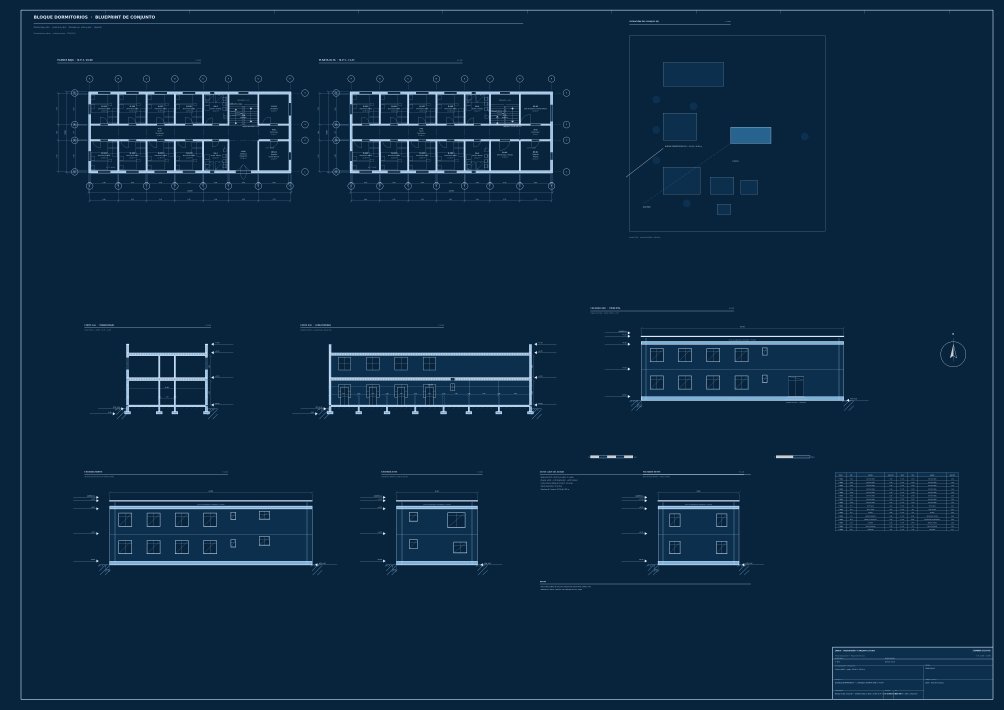
#> input picture planos/entrega/BLU-00_blueprint_completo_A0.png, 7022 x 4967 px (shown at 1/7 size)
$ python indice.py
#> lines starting #> are read from the running program, lines starting #| are printed output that depends on the picture
# -*- coding: utf-8 -*-
"""indice.py — Índice visual de láminas (contact sheet) para revisión rápida."""
import os
from PIL import Image, ImageDraw, ImageFont

FONT_R = '/usr/share/fonts/truetype/dejavu/DejaVuSans.ttf'
FONT_B = '/usr/share/fonts/truetype/dejavu/DejaVuSans-Bold.ttf'

LAMINAS = [
    ('BLU-00_blueprint_completo_A0.png',
     'BLU-00  BLUEPRINT DE CONJUNTO (A0) — PLANTAS, CORTES, ALZADOS Y SITUACIÓN'),
    ('A-01_planta_baja.png', 'A-01  PLANTA BAJA  ·  E 1:50'),
    ('A-02_planta_alta.png', 'A-02  PLANTA ALTA  ·  E 1:50'),
    ('A-03_cortes_detalles.png', 'A-03  CORTES A-A / B-B + DETAILS  ·  E 1:50'),
    ('A-04_fachadas.png', 'A-04  FACHADAS  ·  E 1:50'),
    ('A-05_azotea_situacion.png', 'A-05  AZOTEA Y SITUACIÓN  ·  E 1:75 / 1:280'),
    ('A-06_cortes_fachadas_situacion.png',
     'A-06  CORTES Y FACHADAS (BAJA Y ALTA) + SITUACIÓN  ·  E 1:100'),
    ('S-01_situacion_bloque.png', 'S-01  SITUACIÓN DEL BLOQUE  ·  E 1:200'),
    ('BLU-01_blueprint.png', 'BLU-01  BLUEPRINT — PLANTAS, CORTE Y FACHADA'),
    ('BLU-02_blueprint_cortes_fachadas.png',
     'BLU-02  BLUEPRINT — CORTES Y FACHADAS + SITUACIÓN'),
]


def main(entregadir, salida, cols=3, ancho=760):
#> called with entregadir = 'planos/entrega', salida = 'planos/entrega/INDICE_laminas.png', cols = 3, ancho = 760
    filas = (len(LAMINAS) + cols - 1) // cols
    muestra = Image.open(os.path.join(entregadir, LAMINAS[0][0]))
#> muestra is the input picture: PIL image 7022x4967 RGB; mean R, G, B 13.6, 42.1, 67.5
    ratio = muestra.height / muestra.width
#> ratio = 0.707
    alto = int(ancho * ratio)
#> alto = 537
    cab = 74
    pie = 30
    W = cols * (ancho + 14) + 14
    H = cab + filas * (alto + pie + 14) + 14
#> H = 2412
    img = Image.new('RGB', (W, H), '#f4f6f8')
    d = ImageDraw.Draw(img)
    ft = ImageFont.truetype(FONT_B, 30)
    fs = ImageFont.truetype(FONT_R, 17)
    fb = ImageFont.truetype(FONT_B, 18)
    d.rectangle([0, 0, W, cab - 10], fill='#14456e')
    d.text((24, 14), 'ÍNDICE DE LÁMINAS  ·  BLOQUE DORMITORIOS', font=ft, fill='white')
    d.text((W - 430, 22), 'JMDSI · Ingeniería y Arquitectura  ·  2026-10-04',
           font=fs, fill='#c8dcee')
    for i, (arch, titulo) in enumerate(LAMINAS):
        cx = 14 + (i % cols) * (ancho + 14)
        cy = cab + (i // cols) * (alto + pie + 14)
#> cy = 74
        im = Image.open(os.path.join(entregadir, arch)).convert('RGB')
        im = im.resize((ancho, alto), Image.LANCZOS)
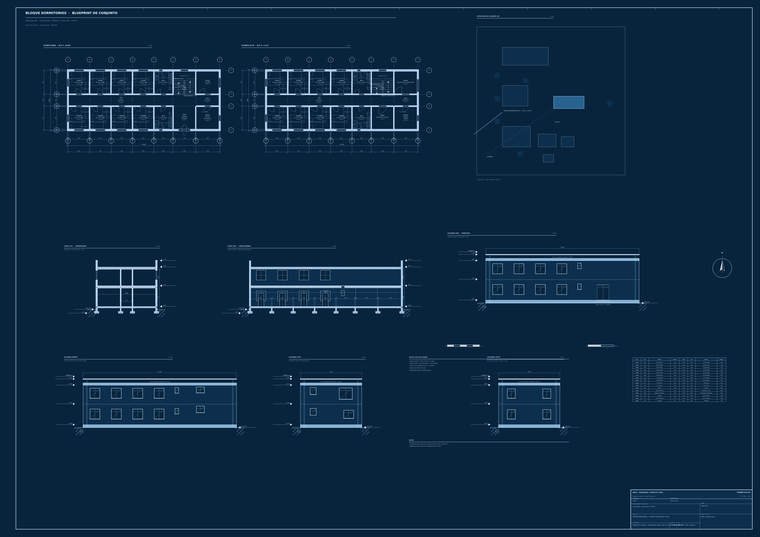
#> im: PIL image 760x537 RGB; mean R, G, B 13.7, 42.1, 67.5
        img.paste(im, (cx, cy))
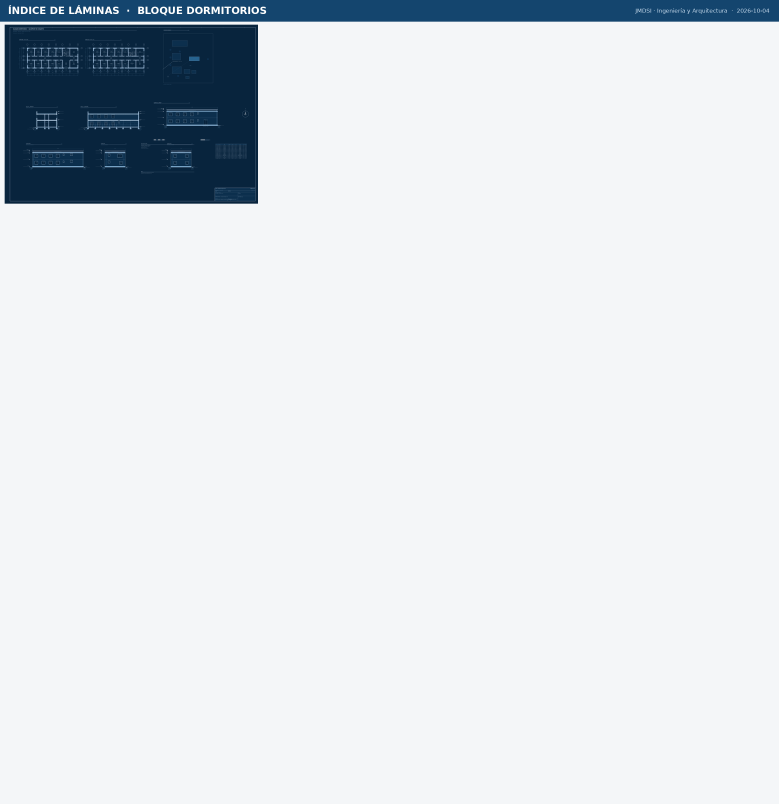
#> img: PIL image 2336x2412 RGB (shown at 1/3 size); mean R, G, B 221.6, 226.7, 231.4
        d.rectangle([cx, cy, cx + ancho, cy + alto], outline='#9bb3c8')
        d.text((cx + 4, cy + alto + 6), titulo, font=fb, fill='#14456e')
#> pass 2 of the loop in main, `for i, (arch, titulo) in enumerate(LAMINAS):`:
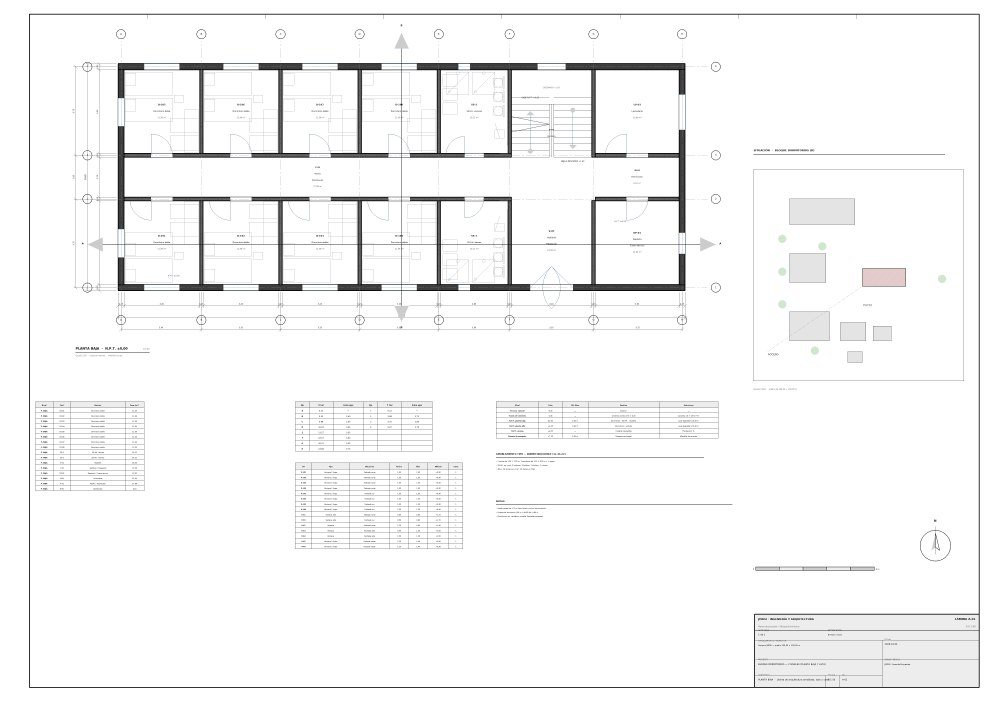
#> input picture planos/entrega/A-01_planta_baja.png, 4967 x 3508 px (shown at 1/5 size)
#> in main, im is the input picture: PIL image 4967x3508 RGB; mean R, G, B 246.3, 246.3, 246.4
#> in main, `im = im.resize((ancho, alto), Image.LANCZOS)`:
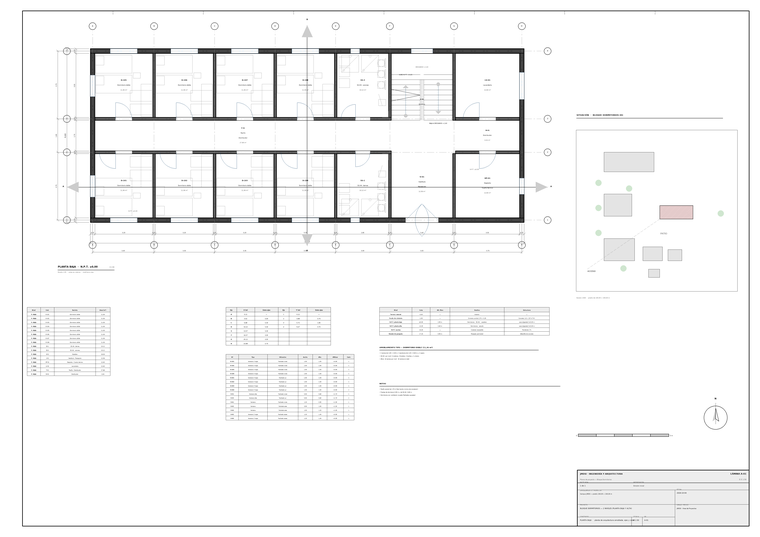
#> im: PIL image 760x537 RGB; mean R, G, B 245.8, 245.8, 245.8
#> in main, `img.paste(im, (cx, cy))`:
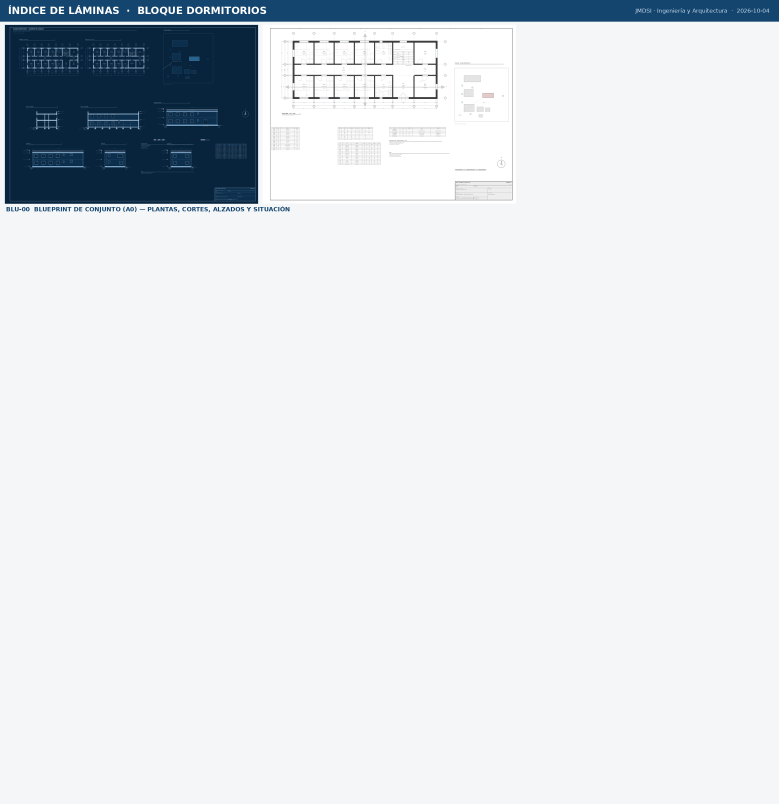
#> img: PIL image 2336x2412 RGB (shown at 1/3 size); mean R, G, B 221.6, 226.6, 231.2
#> pass 3 of the loop in main, `for i, (arch, titulo) in enumerate(LAMINAS):`:
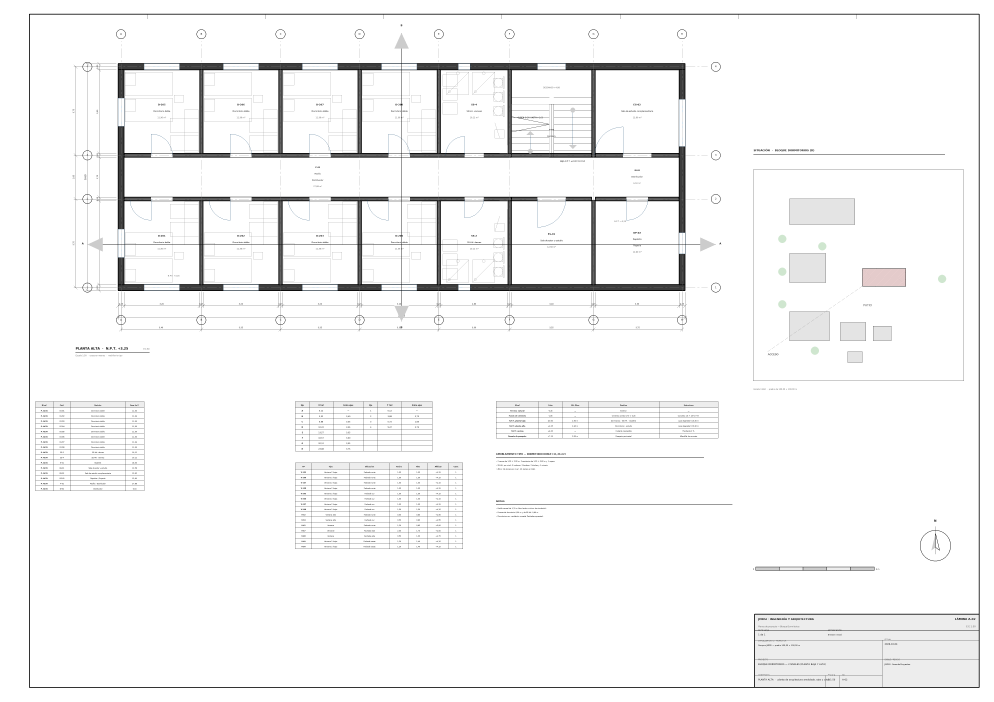
#> input picture planos/entrega/A-02_planta_alta.png, 4967 x 3508 px (shown at 1/5 size)
#> in main, im is the input picture: PIL image 4967x3508 RGB; mean R, G, B 246.1, 246.1, 246.2
#> in main, `im = im.resize((ancho, alto), Image.LANCZOS)`:
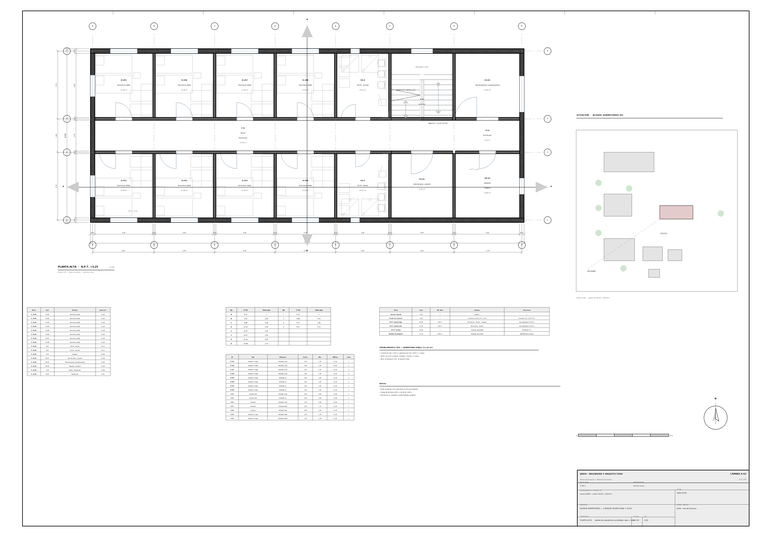
#> im: PIL image 760x537 RGB; mean R, G, B 245.6, 245.6, 245.6
#> in main, `img.paste(im, (cx, cy))`:
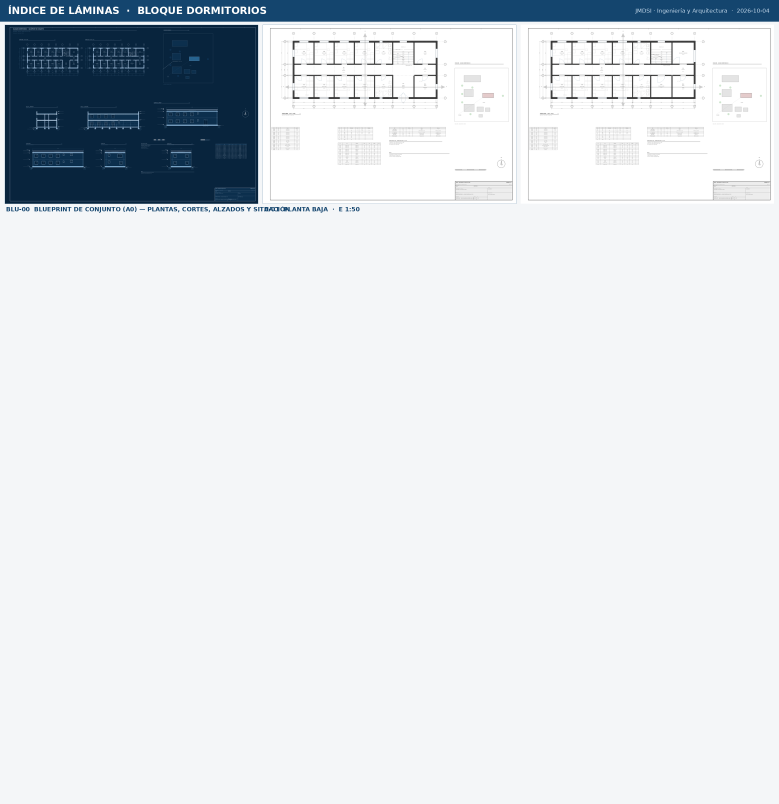
#> img: PIL image 2336x2412 RGB (shown at 1/3 size); mean R, G, B 221.6, 226.5, 230.9
#> the loop made 7 passes; the first 3 are shown
    img.save(salida)
    print('Índice generado:', salida, os.path.getsize(salida) // 1024, 'KB')


if __name__ == '__main__':
    base = os.path.dirname(os.path.dirname(os.path.abspath(__file__)))
#> (the run stopped early here; a loop or call above may not have finished)
